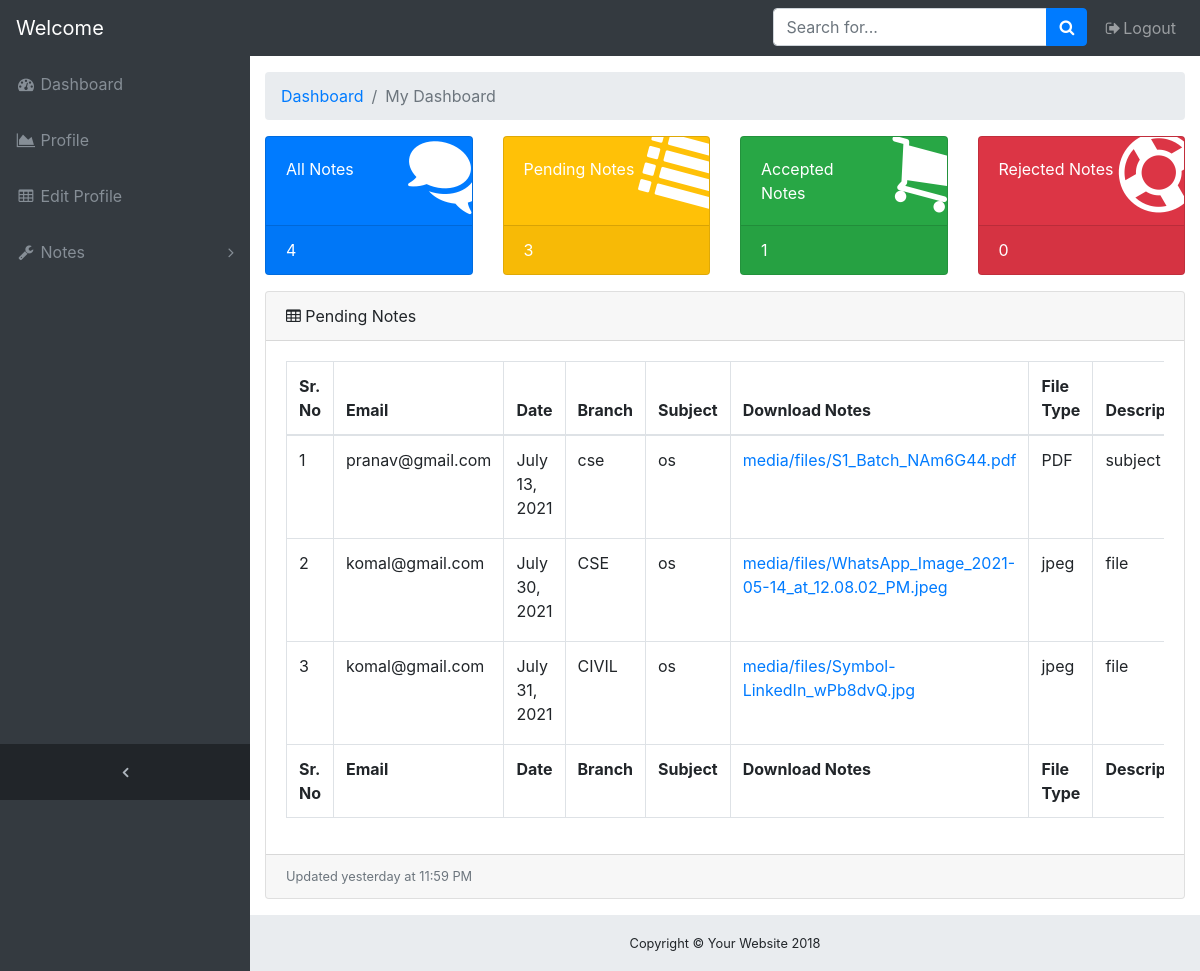
The app's page /notes/pendingnotes/, older data.
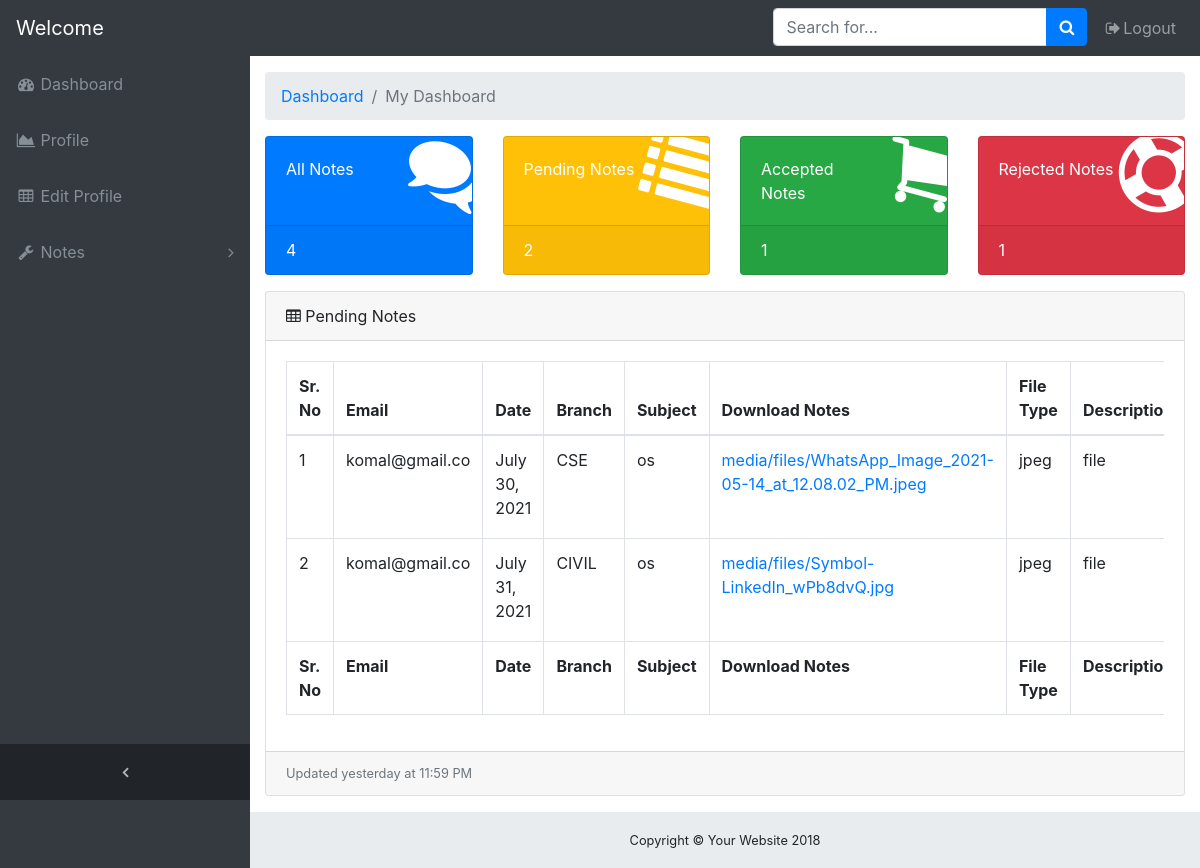
The same page, newer data.
### onlinenotes/models.py (models this page shows, shortened)
class notes(models.Model):
    user = models.ForeignKey(User,on_delete=models.CASCADE)
    branch = models.CharField(max_length=30)
    uploadingnotes = models.FileField(upload_to='media/files/')
    date = models.DateField()
    filetype = models.CharField(max_length=30)
    status = models.CharField(max_length=30)
    subject = models.CharField(max_length=30)
    description = models.CharField(max_length=100)

### onlinenotes/views.py (the view)
# urls.py: path('pendingnotes/',views.pendingnotes,name="pendingnotes"),
def pendingnotes(request):
    allnote = notes.objects.all().filter(status="pending")
    accept = notes.objects.filter(status='accepted').count()
    all = notes.objects.all().count()
    reject = notes.objects.filter(status='rejected').count()
    pend = notes.objects.filter(status='pending').count()
    context={'allnote':allnote,'accept':accept,'all':all,'reject':reject,'pend':pend}
    return render(request,'onlinenotes/pendingnotes.html',context)

### onlinenotes/templates/onlinenotes/pendingnotes.html (shortened to what the changed rows need)
<!DOCTYPE html>
{% load static %}
<html lang="en">
<head>
    <link rel="stylesheet" href="https://stackpath.bootstrapcdn.com/bootstrap/4.5.2/css/bootstrap.min.css">
    <link href="//netdna.bootstrapcdn.com/bootstrap/3.0.0/css/bootstrap-glyphicons.css" rel="stylesheet">
    <link rel="stylesheet" href="https://cdnjs.cloudflare.com/ajax/libs/font-awesome/4.7.0/css/font-awesome.min.css">
    <link rel="stylesheet" href="https://cdn.jsdelivr.net/npm/@fortawesome/fontawesome-free@5.15.3/css/fontawesome.min.css">
    <link rel="stylesheet" href="{% static 'css/admindash.css' %}">
</head>
<body class="fixed-nav sticky-footer bg-dark" id="page-top">
    <div class="content-wrapper">
      <div class="container-fluid">
        <div class="row">
          <div class="col-xl-3 col-sm-6 mb-3">
            <div class="card text-white bg-warning o-hidden h-100">
              <a class="card-footer text-white clearfix large z-1" href="{% url 'pendingnotes' %}">
                <span class="float-left">{{pend}}</span>
              </a>
            </div>
          </div>
          <div class="col-xl-3 col-sm-6 mb-3">
            <div class="card text-white bg-danger o-hidden h-100">
              <a class="card-footer text-white clearfix large z-1" href="{% url 'rejectednotes' %}">
                <span class="float-left">{{reject}}</span>
              </a>
            </div>
          </div>
        </div>
        <div class="card mb-3">
          <div class="card-body">
            <div class="table-responsive">
              <table class="table table-bordered" id="dataTable" width="100%" cellspacing="0">
                <thead>
                  <tr>
                    <th>Sr. No</th>
                    <th>Email</th>
                    <th>Date</th>
                    <th>Branch</th>
                    <th>Subject</th>
                    <th>Download Notes</th>
                    <th>File Type</th>
                    <th>Description</th>
                  </tr>
                </thead>
                <tfoot>
                  <tr>
                    <th>Sr. No</th>
                    <th>Email</th>
                    <th>Date</th>
                    <th>Branch</th>
                    <th>Subject</th>
                    <th>Download Notes</th>
                    <th>File Type</th>
                    <th>Description</th>
                  </tr>
                </tfoot>
                <tbody>
                  {% for i in allnote %}
                    <tr>
                      <td>{{forloop.counter}}</td>
                      <td>{{i.user.email}}</td>
                      <td>{{i.date}}</td>
                      <td>{{i.branch}}</td>
                      <td>{{i.subject}}</td>
                      <td><a href="{{ i.uploadingnotes.url }}">{{ i.uploadingnotes }}</a></td>
                      <td>{{i.filetype}}</td>
                      <td>{{i.description}}</td>
                    </tr>
                  {% endfor %}
                </tbody>
              </table>
            </div>
          </div>
        </div>
      </div>
    </div>
  </body>
</html>

Row changes from the older to the newer data that the page shows:
no longer on this page (row edited): notes: user.email "pranav@gmail.com", date "July 13, 2021", branch "cse", subject "os", uploadingnotes "media/files/S1_Batch_NAm6G44.pdf", filetype "PDF", description "subject…"
changed through a linked row, notes "July 30, 2021": user.email "komal@gmail.com" → "komal@gmail.co"
changed through a linked row, notes "July 31, 2021": user.email "komal@gmail.com" → "komal@gmail.co"
Text that changed along with them:
{{ pend }}: "3" → "2"
{{ reject }}: "0" → "1"
